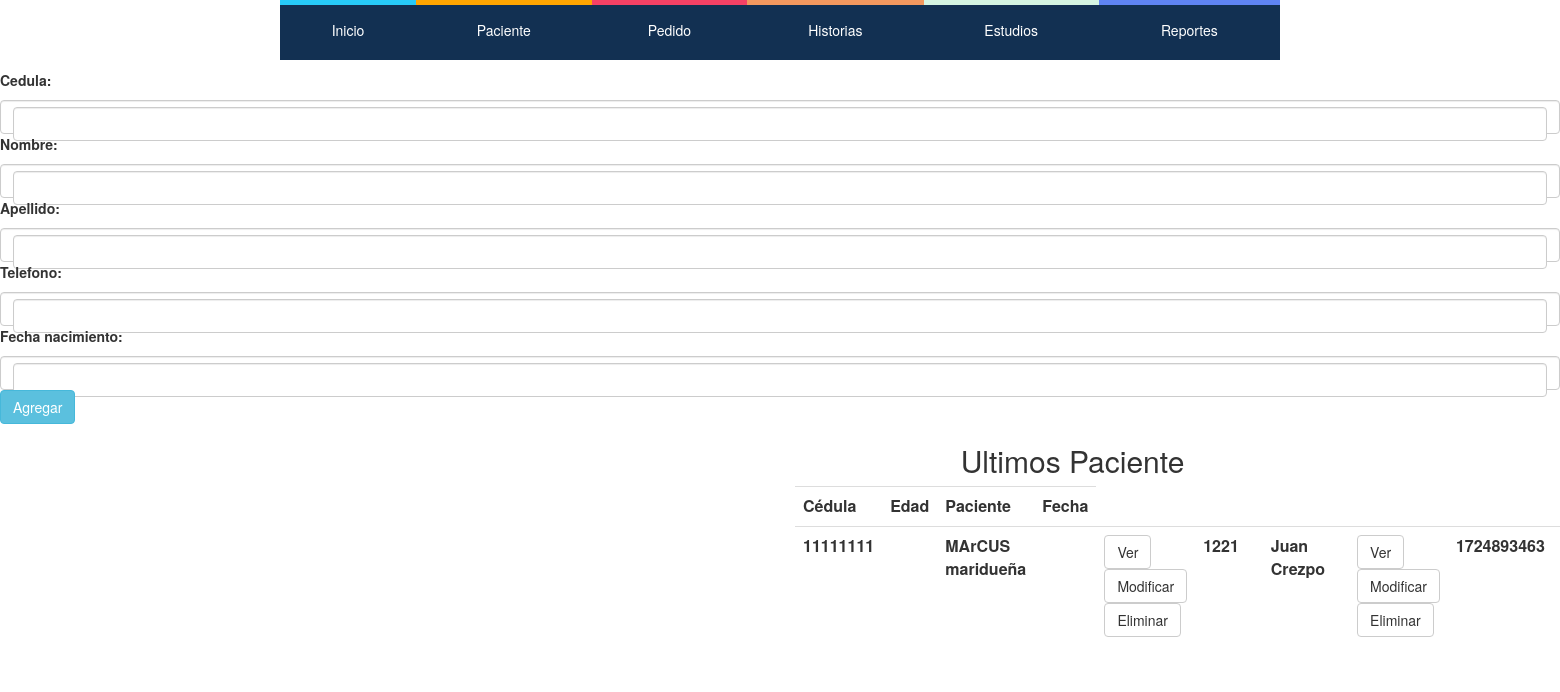
The app's page /crear/paciente/ (signed in), older data.
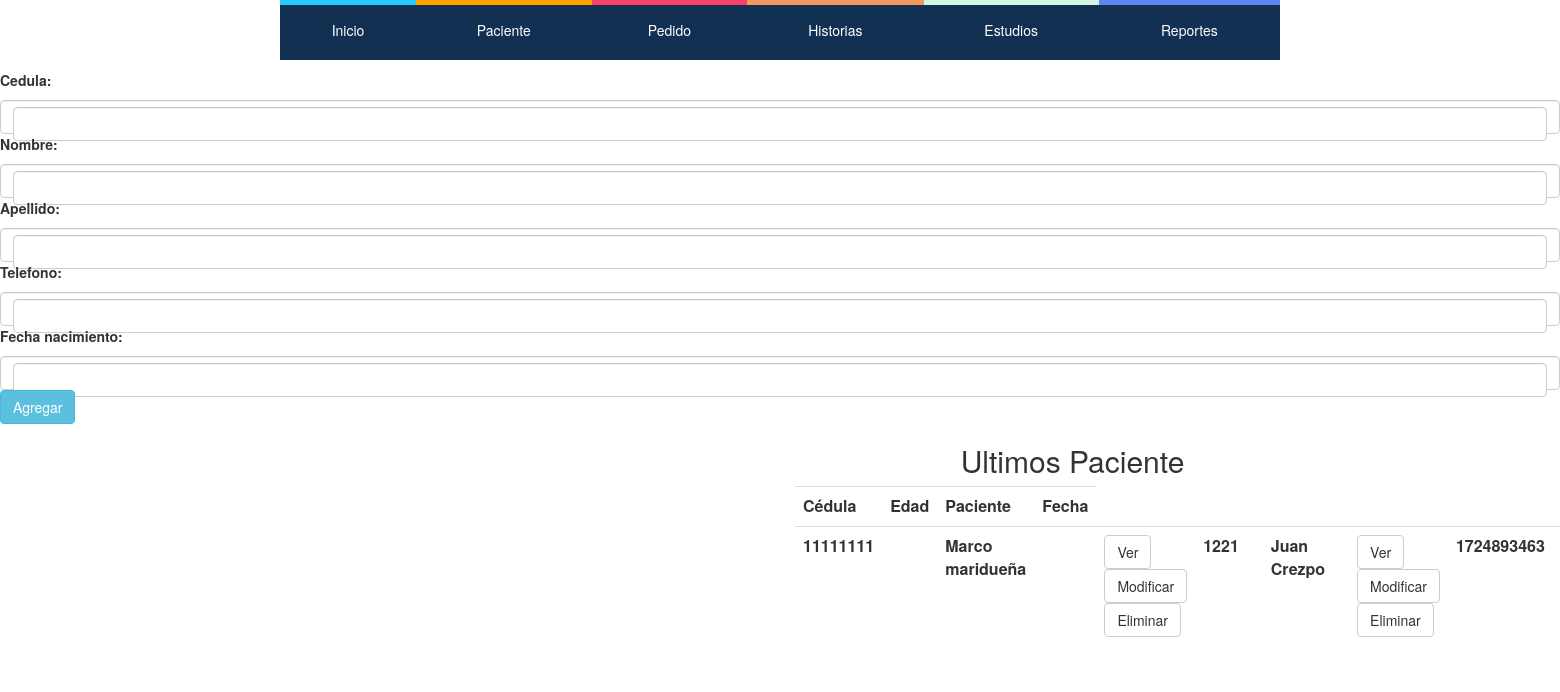
The same page, newer data.
### hcapp/models.py (models this page shows, shortened)
class Paciente (models.Model):
    Cedula = models.IntegerField(null=False, blank=False, unique=True) # es necesaria?
    Nombre = models.CharField(max_length=128, null=False, blank=False)
    Apellido = models.CharField(max_length=128, null=False, blank=False)
    Telefono = models.IntegerField(validators=[MaxValueValidator(9999999999)], null=True, blank=True)
    Fecha_nacimiento= models.DateField(null= True, blank=True)
    Fecha_ingreso= models.DateField(auto_now=True, auto_now_add=False)
    '''def save(self, *args, **kwargs):
        if not self.Edad:
            self.Edad = calculate_age(self.Fecha_nacimiento)
        super(Paciente, self).save(*args, **kwargs)'''

### hcapp/views.py (the view)
# urls.py: url(r'^crear/paciente/$',views.CrearPaciente.as_view() ,name="Crear-Paciente"),
class CrearPaciente(generic.CreateView):
    model = Paciente
    fields = ['Cedula','Nombre','Apellido','Telefono','Fecha_nacimiento']
    template_name_suffix ='_form'
    success_url =reverse_lazy('hcapp:Crear-Paciente')
    def get_form(self, form_class=None ):
        form = super(CrearPaciente, self).get_form(form_class)
        form.fields['Cedula'].validators=[validar_cedula]
        for x, y in form.fields.items():
            form.fields[x].widget.attrs.update({'class': 'form-control'})
        return form
    def get_context_data(self, **kwargs):
        ctx = super(CrearPaciente, self).get_context_data(**kwargs)
        ultimos=Paciente.objects.all().order_by('-Fecha_ingreso')[:10]
        ctx['ultimos'] = ultimos
        return ctx

### hcapp - copia/templates/hcapp/paciente_form.html (shortened to what this page needs)
{% extends "hcapp/index.html" %}
{% load staticfiles %}
{% block contenido %}
      <form action="" method="post" enctype="multipart/form-data" role="form">
{% include 'hcapp/form_template.html' %}
				<button type="submit" class="btn btn-info">
						Agregar
					</button>
</form>
          <div class="container">
            <div class="row">
              <div class="col-md-4">
              </div>
              <div class="col-md-2">
              </div>
              <div class="col-md-6">
                <div class="table responsive" align="center">
                    <table class="table" >
                              <tr colspan="5" align="center"><h2>Ultimos Paciente</h2></tr>
                            <tr>
                                <th>Cédula</th>
                                <th>Edad</th>
                                <th>Paciente</th>
                                <th>Fecha</th>
                            </tr>
                           {% for paciente in ultimos  %}
                            <th>
                                    {{paciente.Cedula}}
                                </th>
                                <th>
                                </th>
                                <th>
                                    {{paciente.Nombre}} {{paciente.Apellido}}
                                </th>
                                <th>
                                </th>
                                <th>
                                    <button class="btn btn-default" type="button" id="ver_paciente" onclick="window.location.href='/editar/paciente/{{paciente.pk}}' "> Ver </button>
                                    <button class="btn btn-default" type="button" id="modificar_paciente" onclick="window.location.href='/editar/paciente/{{paciente.pk}}' "> Modificar </button>
                                    <button class="btn btn-default" type="button" id="eliminar_paciente" onclick="window.location.href='/eliminar/paciente/{{paciente.pk}}' "
                                    > Eliminar </button>
                                </th>
                           {% endfor %}
                    </table>
                </div>
              </div>
            </div>
          </div>
{% endblock contenido %}

Row changes from the older to the newer data that the page shows:
changed Paciente "maridueña": Nombre "MArCUS" → "Marco"
